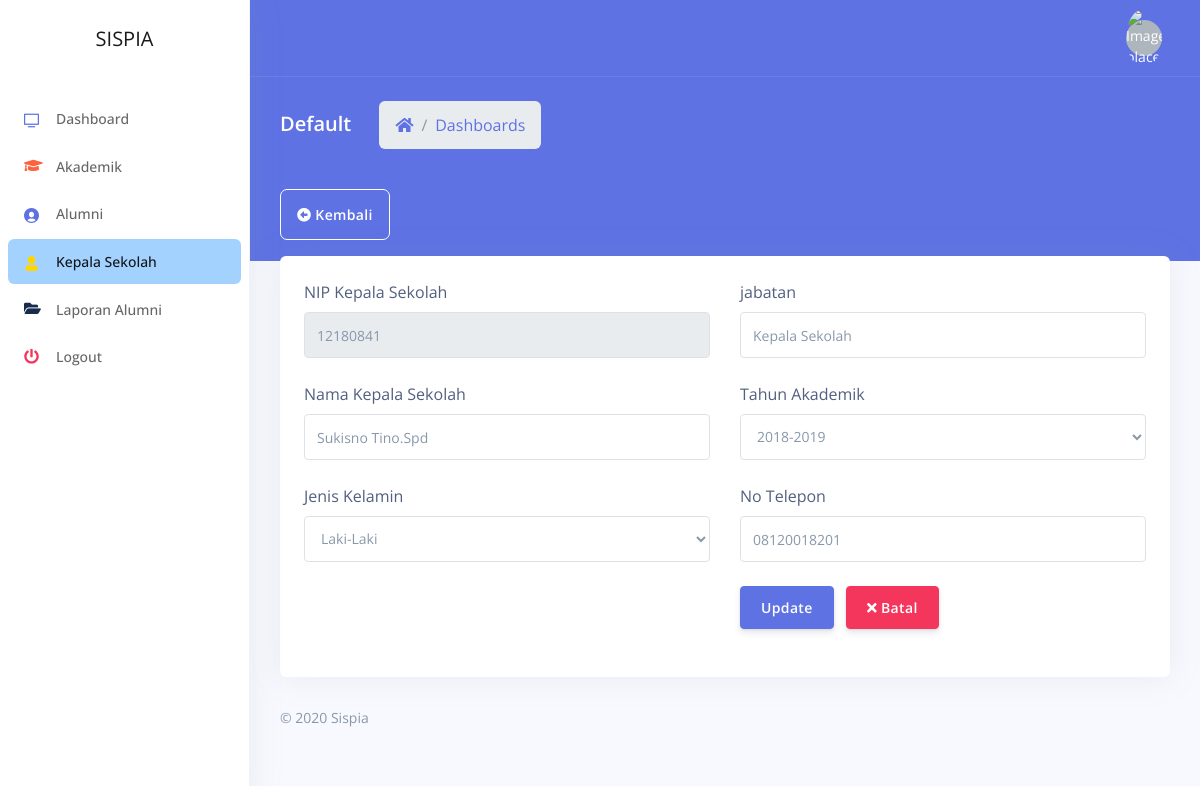
The app's page /kepsek/edit/12180841 with its own data.
### tables this page shows
CREATE TABLE `kepsek` (
  `nip` varchar(20) NOT NULL,
  `nama_kepsek` varchar(128) NOT NULL,
  `jenis_kelamin` enum('Laki-Laki','Perempuan') NOT NULL,
  `jabatan` varchar(50) NOT NULL,
  `no_hp` varchar(15) NOT NULL,
  `akademik_id` int(11) NOT NULL
);

CREATE TABLE `akademik` (
  `id_akm` int(11) NOT NULL,
  `tahun_ak` varchar(30) NOT NULL,
  `status` varchar(20) NOT NULL
);

### application/controllers/Kepsek.php (called while the page is built, shortened)
<?php
class Kepsek extends CI_Controller
{
  public function __construct()
  {
    $this->load->model('AppModel','app');
  }
  public function edit($id)
  {
    if($this->form_validation->run() == false) {
      $data['akademik'] = $this->app->getAkademik();
      $data['kepsek'] = $this->app->getIdKepsek($id);
      $data['user']   = $this->db->get_where('users', ['id_user' => $this->session->userdata('id_user')])->row_array();
      $this->load->view('kepsek/edit-kepsek', $data);
    }
  }
  public function _rules()
  {
    $this->form_validation->set_rules('nip', 'NIP', 'trim|required', [
      'required'    => 'NIP tidak boleh dikosongkan',
    ]);
    $this->form_validation->set_rules('nama_kepsek', 'nama kepsek', 'trim|required', [
      'required'    => 'Nama kepsek tidak boleh kosong!',
    ]);
    $this->form_validation->set_rules('jenis_kelamin', 'Jenis Kelamin', 'trim|required',[
      'required'    => 'Jenis kelamin harus dipilih',
    ]);
    $this->form_validation->set_rules('jabatan', 'jabatan', 'trim|required', [
      'required'    => 'Jabatan harus diisi!',
    ]);
    $this->form_validation->set_rules('akademik_id', 'tahun akademik', 'trim|required',[
      'required'    => 'Tahun akademik harus dipilih',
    ]);
    $this->form_validation->set_rules('no_hp', 'no telepon', 'trim|required|max_length[12]|numeric', [
      'required'    => 'No telepon tidak boleh kosong!',
      'numeric'     => 'No telepon hanya berupa angka',
      'max_length'  => 'No telepon maksimal 12 angka',
    ]);
  }
}

### index.php (called while the page is built, shortened)
<?php
require_once BASEPATH.'core/CodeIgniter.php';

### application/models/AppModel.php (called while the page is built, shortened)
<?php
class AppModel extends CI_Model
{
  public function getAkademik()
  {
    return $this->db->get('akademik')->result_array();
  }
  public function getIdKepsek($id)
  {
    return $this->db->get_where('kepsek', ['nip' => $id])->row_array();
  }
}

### application/views/kepsek/edit-kepsek.php (the view, shortened to what this page needs)
<div class="main-content" id="panel">
  <div class="container-fluid mt--6">
    <div class="row">
      <div class="col-xl-12">
        <a href="<?= site_url('kepsek'); ?>" class="btn btn-outline-white mb-3 btn-lg"><i class="fas fa-arrow-alt-circle-left"></i> Kembali</a>
        <div class="card">
          <div class="card-body">
            <form action="<?= site_url('kepsek/edit/' . $kepsek['nip']); ?>" method="post">
              <div class="row">
                <div class="col-xl-6">
                  <div class="form-group">
                    <label for="nip">NIP Kepala Sekolah</label>
                    <input type="text" name="nip" id="nip" class="form-control" value="<?= $kepsek['nip'] ?>" readonly>
                  </div>
                  <div class="form-group">
                    <label for="nama_kepsek">Nama Kepala Sekolah</label>
                    <input type="text" name="nama_kepsek" id="nama_kepsek" value="<?= $kepsek['nama_kepsek'] ?>" class="form-control" placeholder="Masukkan nama">
                  </div>
                  <div class="form-group">
                    <label for="jenis_kelamin">Jenis Kelamin</label>
                    <select name="jenis_kelamin" id="jenis_kelamin" class="form-control">
                      <option value="Laki-Laki" <?php if ($kepsek['jenis_kelamin'] == 'Laki-Laki') {
                                                  echo "selected";
                                                } ?>>Laki-Laki</option>
                    </select>
                  </div>
                </div>
                <div class="col-xl-6">
                  <div class="form-group">
                    <label for="jabatan">jabatan</label>
                    <input type="text" name="jabatan" id="jabatan" value="<?= $kepsek['jabatan'] ?>" class="form-control" placeholder="Jabatan">
                  </div>
                  <div class="form-group">
                    <label for="akademik_id">Tahun Akademik</label>
                    <select name="akademik_id" id="akademik_id" class="form-control">
                      <?php foreach ($akademik as $akm) : ?>
                        <option value="<?= $akm['id_akm']; ?>"<?php if($akm['id_akm'] == $kepsek['akademik_id']) { echo "selected"; } ?>><?= $akm['tahun_ak']; ?></option>
                      <?php endforeach; ?>
                    </select>
                  </div>
                  <div class="form-group">
                    <label for="no_hp">No Telepon</label>
                    <input type="text" name="no_hp" id="no_hp" value="<?= $kepsek['no_hp'] ?>" class="form-control" placeholder="Masukkan no hp">
                  </div>
                  <div class="form-group">
                    <button type="submit" class="btn btn-primary"> Update</button>
                    <button type="reset" class="btn btn-danger"><i class="fas fa-times"></i> Batal</button>
                  </div>
                </div>
              </div>
            </form>
          </div>
        </div>
      </div>
    </div>
  </div>
</div>

### records on screen
kepsek: nip "12180841", nama_kepsek "Sukisno Tino.Spd", jenis_kelamin "Laki-Laki", jabatan "Kepala Sekolah", akademik_id "2018-2019", no_hp "08120018201"
